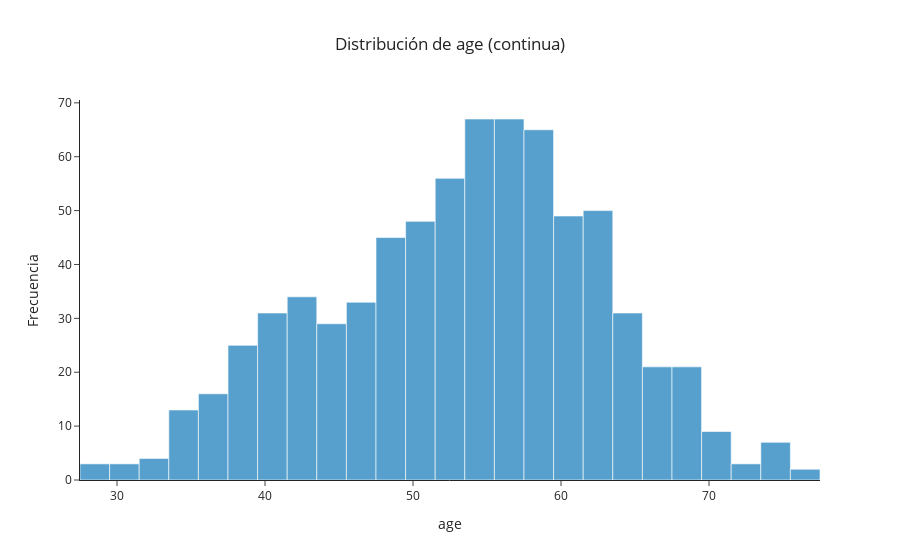
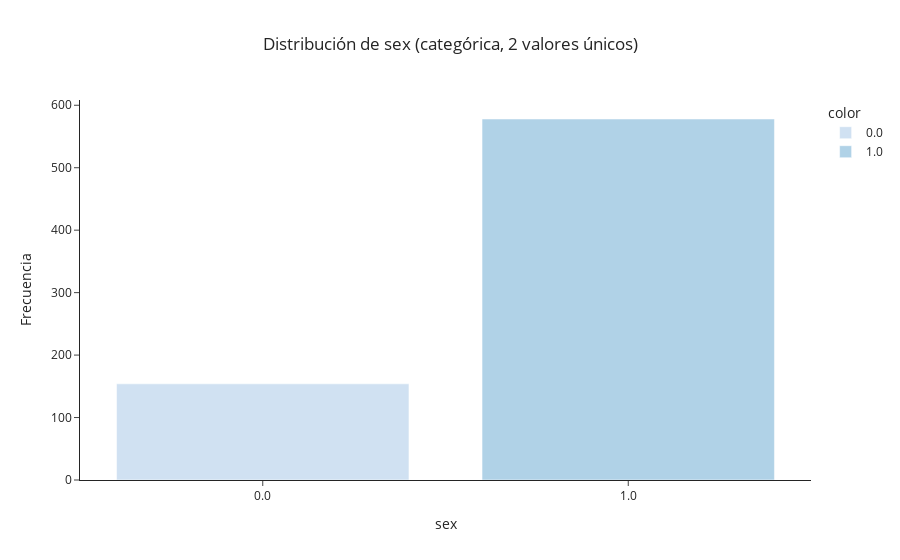
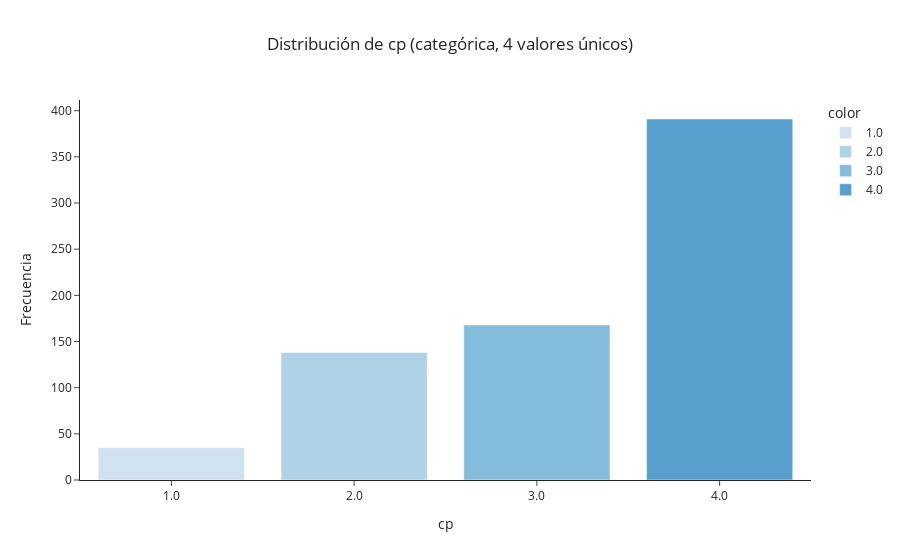
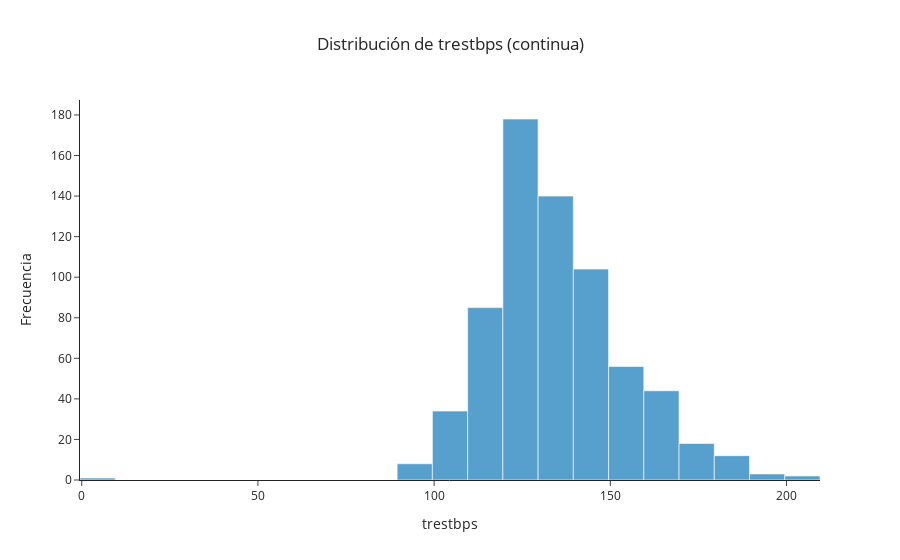

Notebook cell for these charts, in order:
### Code cell
# Graficar análisis univariante
plot_univariate(df_clean)

### Figure 1 — Plotly figure (JSON) as saved in the notebook; plotly's stock layout.template omitted (floating-point values rounded to 4 significant figures; data arrays with more than 128 entries replaced by an {"elided": "..."} marker saying what was removed)
{"data": [{"bingroup": "x", "hovertemplate": "age=%{x}<br>count=%{y}<extra></extra>", "legendgroup": "", "marker": {"color": "#57A0CE", "pattern": {"shape": ""}}, "name": "", "nbinsx": 30, "orientation": "v", "showlegend": false, "type": "histogram", "x": {"elided": "732 float values"}, "xaxis": "x", "yaxis": "y"}], "layout": {"barmode": "relative", "legend": {"tracegroupgap": 0}, "title": {"text": "Distribución de age (continua)", "x": 0.5}, "xaxis": {"anchor": "y", "domain": [0, 1], "title": {"text": "age"}}, "yaxis": {"anchor": "x", "domain": [0, 1], "title": {"text": "Frecuencia"}}}}

### Figure 2 — Plotly figure (JSON) as saved in the notebook; plotly's stock layout.template omitted (floating-point values rounded to 4 significant figures)
{"data": [{"hovertemplate": "color=0.0<br>sex=%{x}<br>Frecuencia=%{y}<extra></extra>", "legendgroup": "0.0", "marker": {"color": "#D0E1F2", "pattern": {"shape": ""}}, "name": "0.0", "orientation": "v", "showlegend": true, "textposition": "auto", "type": "bar", "x": ["0.0"], "xaxis": "x", "y": [154], "yaxis": "y"}, {"hovertemplate": "color=1.0<br>sex=%{x}<br>Frecuencia=%{y}<extra></extra>", "legendgroup": "1.0", "marker": {"color": "#B0D2E7", "pattern": {"shape": ""}}, "name": "1.0", "orientation": "v", "showlegend": true, "textposition": "auto", "type": "bar", "x": ["1.0"], "xaxis": "x", "y": [578], "yaxis": "y"}], "layout": {"barmode": "relative", "legend": {"title": {"text": "color"}, "tracegroupgap": 0}, "title": {"text": "Distribución de sex (categórica, 2 valores únicos)", "x": 0.5}, "xaxis": {"anchor": "y", "domain": [0, 1], "title": {"text": "sex"}}, "yaxis": {"anchor": "x", "domain": [0, 1], "title": {"text": "Frecuencia"}}}}

### Figure 3 — Plotly figure (JSON) as saved in the notebook; plotly's stock layout.template omitted (floating-point values rounded to 4 significant figures)
{"data": [{"hovertemplate": "color=1.0<br>cp=%{x}<br>Frecuencia=%{y}<extra></extra>", "legendgroup": "1.0", "marker": {"color": "#D0E1F2", "pattern": {"shape": ""}}, "name": "1.0", "orientation": "v", "showlegend": true, "textposition": "auto", "type": "bar", "x": ["1.0"], "xaxis": "x", "y": [35], "yaxis": "y"}, {"hovertemplate": "color=2.0<br>cp=%{x}<br>Frecuencia=%{y}<extra></extra>", "legendgroup": "2.0", "marker": {"color": "#B0D2E7", "pattern": {"shape": ""}}, "name": "2.0", "orientation": "v", "showlegend": true, "textposition": "auto", "type": "bar", "x": ["2.0"], "xaxis": "x", "y": [138], "yaxis": "y"}, {"hovertemplate": "color=3.0<br>cp=%{x}<br>Frecuencia=%{y}<extra></extra>", "legendgroup": "3.0", "marker": {"color": "#84BCDB", "pattern": {"shape": ""}}, "name": "3.0", "orientation": "v", "showlegend": true, "textposition": "auto", "type": "bar", "x": ["3.0"], "xaxis": "x", "y": [168], "yaxis": "y"}, {"hovertemplate": "color=4.0<br>cp=%{x}<br>Frecuencia=%{y}<extra></extra>", "legendgroup": "4.0", "marker": {"color": "#57A0CE", "pattern": {"shape": ""}}, "name": "4.0", "orientation": "v", "showlegend": true, "textposition": "auto", "type": "bar", "x": ["4.0"], "xaxis": "x", "y": [391], "yaxis": "y"}], "layout": {"barmode": "relative", "legend": {"title": {"text": "color"}, "tracegroupgap": 0}, "title": {"text": "Distribución de cp (categórica, 4 valores únicos)", "x": 0.5}, "xaxis": {"anchor": "y", "domain": [0, 1], "title": {"text": "cp"}}, "yaxis": {"anchor": "x", "domain": [0, 1], "title": {"text": "Frecuencia"}}}}

### Figure 4 — Plotly figure (JSON) as saved in the notebook; plotly's stock layout.template omitted (floating-point values rounded to 4 significant figures; data arrays with more than 128 entries replaced by an {"elided": "..."} marker saying what was removed)
{"data": [{"bingroup": "x", "hovertemplate": "trestbps=%{x}<br>count=%{y}<extra></extra>", "legendgroup": "", "marker": {"color": "#57A0CE", "pattern": {"shape": ""}}, "name": "", "nbinsx": 30, "orientation": "v", "showlegend": false, "type": "histogram", "x": {"elided": "685 float values"}, "xaxis": "x", "yaxis": "y"}], "layout": {"barmode": "relative", "legend": {"tracegroupgap": 0}, "title": {"text": "Distribución de trestbps (continua)", "x": 0.5}, "xaxis": {"anchor": "y", "domain": [0, 1], "title": {"text": "trestbps"}}, "yaxis": {"anchor": "x", "domain": [0, 1], "title": {"text": "Frecuencia"}}}}
